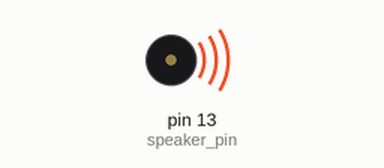
Simulated run of this sketch. Board: Arduino Uno, built with avr-gcc and run on an emulated ATmega328P. On the bench: buzzer (waves = sounding).

Above: at 0.1 s.
At 10.1 s:
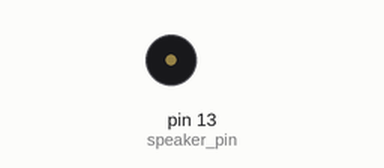
Timing chart, 0 to 11.6 s (numbered marks = the images above):
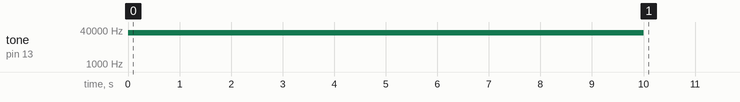

Measured:
- by itself, tone on pin 13 (speaker_pin): silent → 30000 Hz at 0.00 s, → silent 10.0 s later

The sketch:

kamiawa.ino
```cpp
// スピーカーをつなぐピン
const int speaker_pin = 13;
// 超音波の周波数
const int kamiawa_frequency = 30000;
// 神泡時間（エンペラーバブルタイム）
const int kamiawa_time = 10;

void setup() {
  // 13番ピンから30kHzの音を10s
  tone(speaker_pin, kamiawa_frequency, kamiawa_time * 1000);
}

void loop() {
}
```
